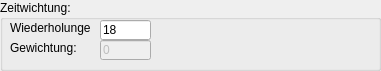
  <widget class="QGroupBox" name="groupBox_21">
   <property name="geometry">
    <rect>
     <x>380</x>
     <y>30</y>
     <width>381</width>
     <height>71</height>
    </rect>
   </property>
   <property name="title">
    <string>Zeitwichtung:</string>
   </property>
   <widget class="QLineEdit" name="lineE_gewichtZeit">
    <property name="enabled">
     <bool>false</bool>
    </property>
    <property name="geometry">
     <rect>
      <x>100</x>
      <y>40</y>
      <width>51</width>
      <height>20</height>
     </rect>
    </property>
    <property name="text">
     <string>0</string>
    </property>
   </widget>
   <widget class="QLabel" name="lab_orga_2">
    <property name="geometry">
     <rect>
      <x>10</x>
      <y>20</y>
      <width>81</width>
      <height>16</height>
     </rect>
    </property>
    <property name="text">
     <string>Wiederholungen:</string>
    </property>
   </widget>
   <widget class="QLabel" name="label_33">
    <property name="geometry">
     <rect>
      <x>10</x>
      <y>40</y>
      <width>71</width>
      <height>16</height>
     </rect>
    </property>
    <property name="text">
     <string>Gewichtung:</string>
    </property>
   </widget>
   <widget class="QLineEdit" name="lineE_wiederholung">
    <property name="geometry">
     <rect>
      <x>100</x>
      <y>20</y>
      <width>51</width>
      <height>20</height>
     </rect>
    </property>
    <property name="text">
     <string>18</string>
    </property>
   </widget>
  </widget>
